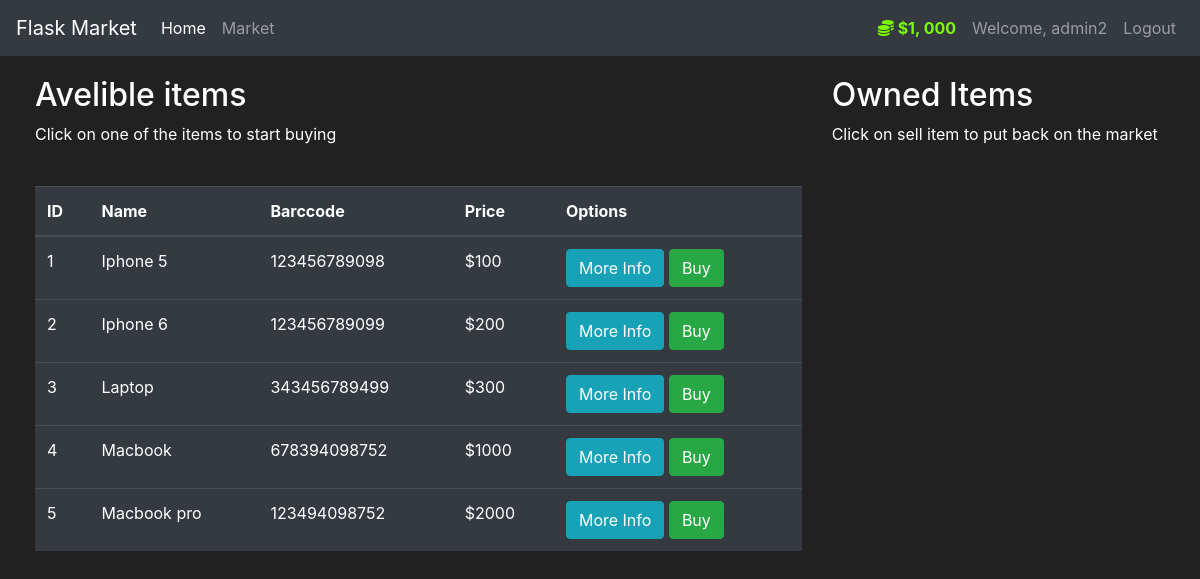
Page /market (signed in) on the committed database.
### market/models.py (models this page shows, shortened)
class User(db.Model, UserMixin):
    id = db.Column(db.Integer(), primary_key=True)
    username = db.Column(db.String(length=30), nullable=False, unique=True)
    email_address = db.Column(db.String(length=50), nullable=False, unique=True)
    password_hash = db.Column(db.String(length=60), nullable=False)
    budget = db.Column(db.Integer(), nullable=False, default=1000)
    items = db.relationship("Item", backref="owned_user", lazy=True)
    @property
    def prettier_budget(self):
        if len(str(self.budget)) >= 4:
            return f"${str(self.budget)[:-3]}, {str(self.budget)[-3:]}"
        else:
            return f"${self.budget}"
    @property
    def password(self):
        return self.password

class Item(db.Model):
    id = db.Column(db.Integer(), primary_key=True)
    name = db.Column(db.String(length=30), nullable=False, unique=True)
    price = db.Column(db.Integer(), nullable=False)
    barcode = db.Column(db.String(length=12), nullable=False, unique=True)
    description = db.Column(db.String(length=1000), nullable=False, unique=True)
    owner = db.Column(db.Integer(), db.ForeignKey("user.id"))

### market/routes.py (the view, shortened to what this page needs)
@app.route("/market", methods=["GET", "POST"])
@login_required
def market():
    buy_form = BuyItemForm()
    sell_form = SellItemForm()
    if request.method == "GET":
        items = Item.query.filter_by(owner=None)
        owned_items = Item.query.filter_by(owner=current_user.id)
        return render_template(
            "market.html",
            items=items,
            buy_form=buy_form,
            owned_items=owned_items,
            sell_form=sell_form,
        )

### market/models.py (called while the page is built)
@login_manager.user_loader
def load_user(user_id):
    return User.query.get(int(user_id))

### market/templates/market.html (shortened to what this page needs)
{% extends 'base.html' %}
{% block content %}
<div class="row" style="margin-top:20px; margin-left:20px">
   <div class="col-8">
       <h2>Avelible items</h2>
       <p>Click on one of the items to start buying</p>
        <br>
      <table class="table table-hover table-dark">
         <thead>
            <tr>
               <th scope="col">ID</th>
               <th scope="col">Name</th>
               <th scope="col">Barccode</th>
               <th scope="col">Price</th>
               <th scope="col">Options</th>
            </tr>
         </thead>
         <tbody>
            {% for item in items %}
            <tr>
               <td>{{ item.id }}</td>
               <td>{{ item.name }}</td>
               <td>{{ item.barcode }}</td>
               <td>${{ item.price }}</td>
               <td>
                  <button class="btn btn-outline btn-info" data-toggle="modal" data-target="#exampleModal-{{ item.id }}">More Info</button>
                  <button class="btn btn-outline btn-success" data-toggle="modal" data-target="#exampleModal2-{{ item.id }}">Buy</button>
               </td>
            </tr>
            {% endfor %}
         </tbody>
      </table>
   </div>
   <div class="col-4">
        <h2>Owned Items</h2>
        <p>Click on sell item to put back on the market</p>
        <br>
    </div>
</div>
{% endblock content %}

### market/templates/base.html (shortened to what this page needs)
<!doctype html>
<html lang="en">
   <head>
      <link rel="stylesheet" href="https://cdn.jsdelivr.net/npm/bootstrap@4.5.3/dist/css/bootstrap.min.css">
   </head>
   <body>
    <nav class="navbar navbar-expand-md navbar-dark bg-dark">
        <a class="navbar-brand" href="{{ url_for('home') }}">Flask Market</a>
        <div class="collapse navbar-collapse" id="navbarNav">
            <ul class="navbar-nav mr-auto">
                <li class="nav-item active">
                    <a class="nav-link" href="{{ url_for('home') }}">Home <span class="sr-only">(current)</span></a>
                </li>
                <li class="nav-item">
                    <a class="nav-link" href="{{ url_for('market') }}">Market</a>
                </li>
            </ul>
            {% if current_user.is_authenticated %}
                <ul class="navbar-nav">
                    <li class="nav-item">
                        <a class="nav-link" style="color: lawngreen; font-weight: bold">
                            <i class="fa fa-coins"></i>
                            {{ current_user.prettier_budget }}
                        </a>
                    </li>
                    <li class="nav-item">
                        <a class="nav-link">Welcome, {{ current_user.username }}</a>
                    </li>
                    <li class="nav-item">
                        <a class="nav-link" href="{{ url_for('logout') }}">Logout</a>
                    </li>
            {% endif %}
        </div>
    </nav>
    {% block content %}
    {% endblock content %}
   </body>
</html>

### market/templates/base.html (style rules this page uses)
body { background-color: #212121; color: white }

### rows in the picture
User: prettier_budget "$1, 000", username "admin2"
Item: id "1", name "Iphone 5", barcode "123456789098", price "100"
Item: id "2", name "Iphone 6", barcode "123456789099", price "200"
Item: id "3", name "Laptop", barcode "343456789499", price "300"
Item: id "4", name "Macbook", barcode "678394098752", price "1000"
Item: id "5", name "Macbook pro", barcode "123494098752", price "2000"
